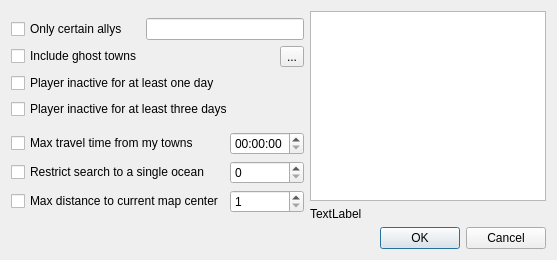
<?xml version="1.0" encoding="UTF-8"?>
<ui version="4.0">
 <class>PolisSearch</class>
 <widget class="QDialog" name="PolisSearch">
  <property name="geometry">
   <rect>
    <x>0</x>
    <y>0</y>
    <width>557</width>
    <height>260</height>
   </rect>
  </property>
  <property name="sizePolicy">
   <sizepolicy hsizetype="Preferred" vsizetype="Fixed">
    <horstretch>0</horstretch>
    <verstretch>0</verstretch>
   </sizepolicy>
  </property>
  <property name="windowTitle">
   <string>Polis search</string>
  </property>
  <layout class="QGridLayout" name="gridLayout_2">
   <item row="0" column="0">
    <layout class="QVBoxLayout" name="verticalLayout">
     <item>
      <layout class="QGridLayout" name="lay">
       <item row="0" column="0">
        <widget class="QCheckBox" name="cbally">
         <property name="text">
          <string>Only certain allys</string>
         </property>
        </widget>
       </item>
       <item row="0" column="1" colspan="2">
        <widget class="QLineEdit" name="al"/>
       </item>
       <item row="1" column="0" colspan="2">
        <widget class="QCheckBox" name="cbghosts">
         <property name="text">
          <string>Include ghost towns</string>
         </property>
        </widget>
       </item>
       <item row="1" column="2">
        <widget class="QToolButton" name="del">
         <property name="text">
          <string>...</string>
         </property>
        </widget>
       </item>
       <item row="2" column="0" colspan="2">
        <widget class="QCheckBox" name="inact1">
         <property name="text">
          <string>Player inactive for at least one day</string>
         </property>
        </widget>
       </item>
       <item row="3" column="0" colspan="2">
        <widget class="QCheckBox" name="inact3">
         <property name="text">
          <string>Player inactive for at least three days</string>
         </property>
        </widget>
       </item>
      </layout>
     </item>
     <item>
      <layout class="QGridLayout" name="gridLayout">
       <item row="0" column="1">
        <widget class="QTimeEdit" name="time"/>
       </item>
       <item row="1" column="0">
        <widget class="QCheckBox" name="cbocean">
         <property name="text">
          <string>Restrict search to a single ocean</string>
         </property>
        </widget>
       </item>
       <item row="1" column="1">
        <widget class="QSpinBox" name="ocean"/>
       </item>
       <item row="2" column="0">
        <widget class="QCheckBox" name="cbmaxdist">
         <property name="text">
          <string>Max distance to current map center</string>
         </property>
        </widget>
       </item>
       <item row="2" column="1">
        <widget class="QSpinBox" name="dist">
         <property name="minimum">
          <number>1</number>
         </property>
         <property name="maximum">
          <number>300</number>
         </property>
        </widget>
       </item>
       <item row="0" column="0">
        <widget class="QCheckBox" name="cbmaxtime">
         <property name="text">
          <string>Max travel time from my towns</string>
         </property>
        </widget>
       </item>
      </layout>
     </item>
    </layout>
   </item>
   <item row="0" column="1">
    <layout class="QVBoxLayout" name="verticalLayout_2">
     <item>
      <widget class="QListWidget" name="_allys"/>
     </item>
     <item>
      <widget class="QLabel" name="result">
       <property name="text">
        <string>TextLabel</string>
       </property>
      </widget>
     </item>
    </layout>
   </item>
   <item row="1" column="1">
    <widget class="QDialogButtonBox" name="buttonBox">
     <property name="orientation">
      <enum>Qt::Horizontal</enum>
     </property>
     <property name="standardButtons">
      <set>QDialogButtonBox::Cancel|QDialogButtonBox::Ok</set>
     </property>
    </widget>
   </item>
  </layout>
 </widget>
 <resources/>
 <connections>
  <connection>
   <sender>buttonBox</sender>
   <signal>accepted()</signal>
   <receiver>PolisSearch</receiver>
   <slot>accept()</slot>
   <hints>
    <hint type="sourcelabel">
     <x>506</x>
     <y>274</y>
    </hint>
    <hint type="destinationlabel">
     <x>157</x>
     <y>274</y>
    </hint>
   </hints>
  </connection>
  <connection>
   <sender>buttonBox</sender>
   <signal>rejected()</signal>
   <receiver>PolisSearch</receiver>
   <slot>reject()</slot>
   <hints>
    <hint type="sourcelabel">
     <x>316</x>
     <y>260</y>
    </hint>
    <hint type="destinationlabel">
     <x>286</x>
     <y>274</y>
    </hint>
   </hints>
  </connection>
 </connections>
</ui>
